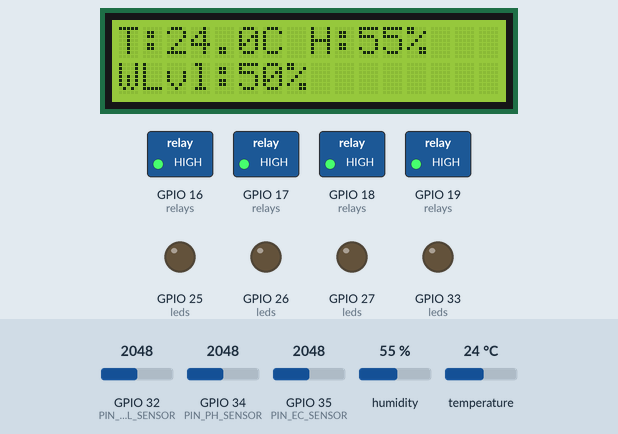
This sketch was run on a simulated ESP32. Shown: 16×2 character LCD, switched loads named in the sketch (green lamp = pin HIGH), output pins drawn as LEDs (lit = HIGH). Dashed ring = blinking. The inputs (shaded band) are chosen by the test bench; at power-on: temperature 24 °C, GPIO 34 (PIN_PH_SENSOR) = 2048, GPIO 35 (PIN_EC_SENSOR) = 2048, GPIO 32 (PIN_WLEVEL_SENSOR) = 2048, humidity 55 % (analog values on the 0–4095 scale). What the sketch prints to the serial monitor is not drawn.

Above: at 3.2 s.
3.3 s: temperature set to 27.8 °C
At 6.0 s:
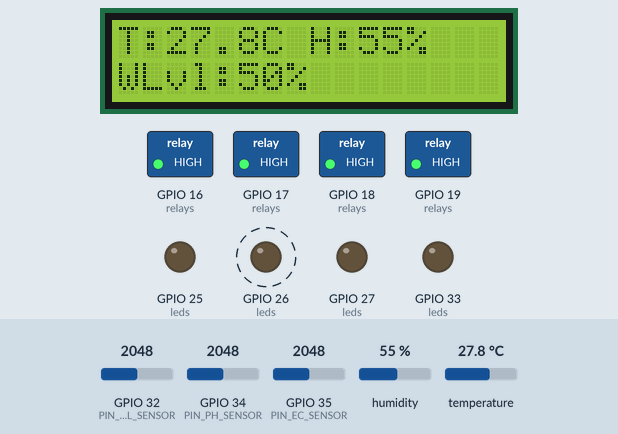
6.9 s: temperature set to 29.3 °C
At 11.3 s:
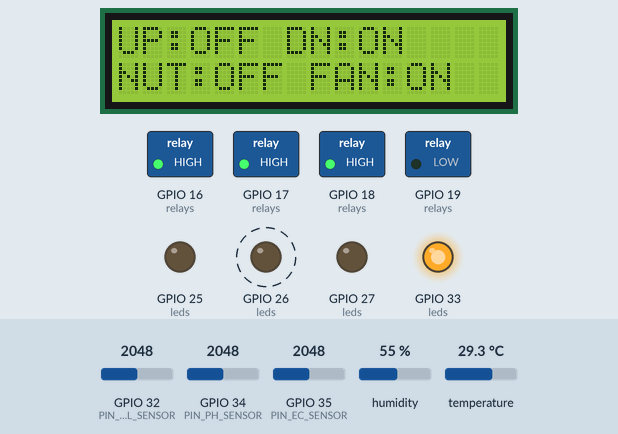
12.3 s: GPIO 34 (PIN_PH_SENSOR) set to 1870
At 14.7 s:
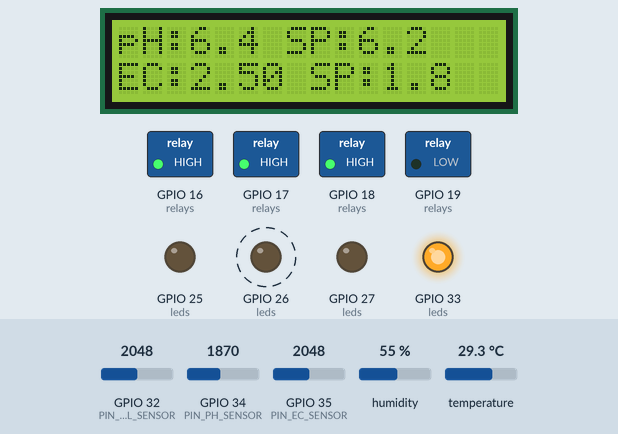
18.9 s: GPIO 34 (PIN_PH_SENSOR) set to 1803
At 21.1 s:
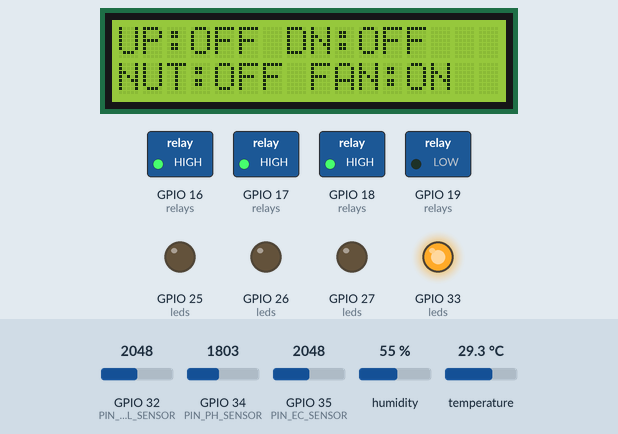
25.5 s: GPIO 35 (PIN_EC_SENSOR) set to 1444
At 28.3 s:
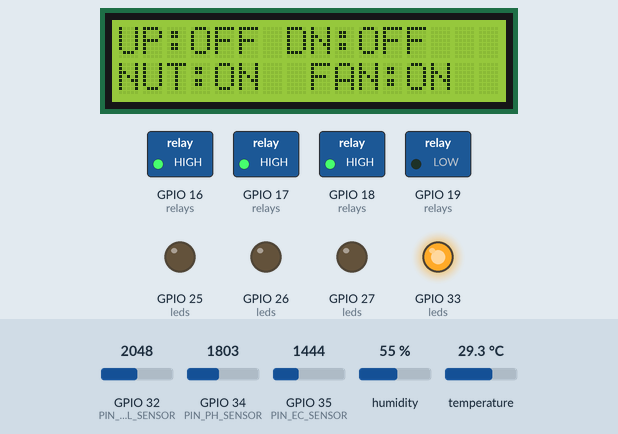
29.2 s: GPIO 35 (PIN_EC_SENSOR) set to 1363
At 34.7 s:
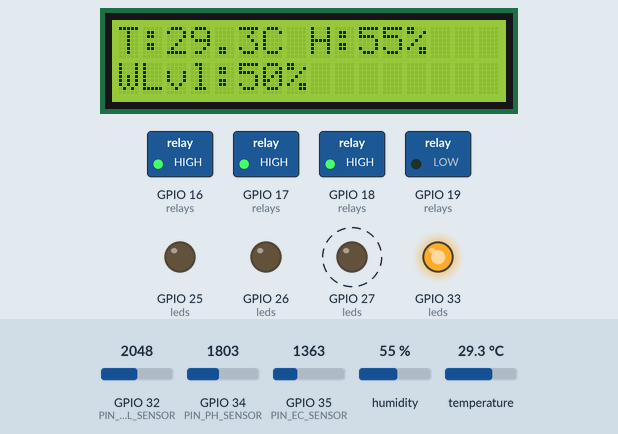
Timing chart, 0 to 36.8 s (numbered marks = the images above; inputs shaded):
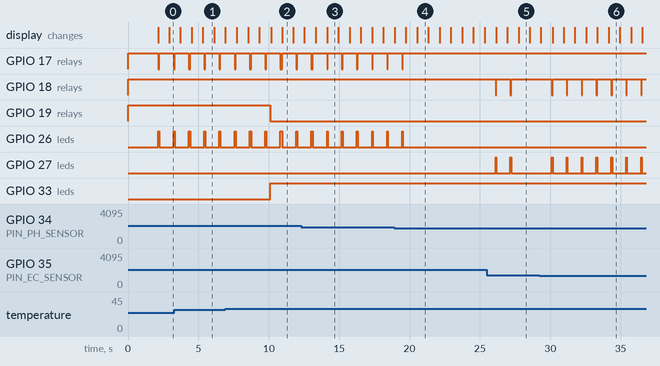

Measured:
- the behaviour switches between 28.5 and 28.6 °C on temperature (found by bisection; images 1 and 2)
- the behaviour switches between 1843 and 1842 on GPIO 34 (PIN_PH_SENSOR) (found by bisection; images 3 and 4)
- the behaviour switches between 1398 and 1397 on GPIO 35 (PIN_EC_SENSOR) (found by bisection; images 5 and 6)
- after the input at 6.9 s, GPIO 19 (relays): HIGH → LOW after 3.2 s; GPIO 33 (leds): LOW → HIGH after 3.2 s
- after the input at 18.9 s, GPIO 17 (relays): goes on until 19.5 s, then stays HIGH; GPIO 26 (leds): goes on until 19.5 s, then stays LOW; the display: first differs from a run without the input after 1.6 s (image 4)
- after the input at 25.5 s, GPIO 18 (relays): alternates HIGH for 1.0 s and LOW for 0.05 s, 4 changes in all, then stays HIGH, starting after 0.62 s; GPIO 27 (leds): alternates HIGH for 0.05 s and LOW for 1.0 s, 4 changes in all, then stays LOW, starting after 0.62 s
- after the input at 29.2 s, GPIO 18 (relays): alternates HIGH for 1.0 s and LOW for 0.05 s, starting after 0.92 s; GPIO 27 (leds): alternates HIGH for 0.05 s and LOW for 1.0 s, starting after 0.92 s; the display: first differs from a run without the input after 0.97 s (image 6 shows a later state)
- by itself, GPIO 17 (relays): alternates HIGH for 1.0 s and LOW for 0.06 s

The sketch:

sketch.ino
```cpp
/*
 ============================================================
  Automated Hydroponic/Aquaponic Guardian
  ESP32 + PID Control Loop
  Wokwi Simulation Project
 ============================================================
  Components:
   - ESP32 DevKit V1
   - Potentiometers (simulate pH, EC, Water Level sensors)
   - DHT22 (ambient temp/humidity)
   - 16x2 LCD via I2C (SDA=GPIO21, SCL=GPIO22)
   - Relay Module x4 (pH Up pump, pH Down pump,
                       Nutrient pump, Exhaust fan)
   - LED indicators for each relay
 ============================================================
*/

#include <Arduino.h>
#include <Wire.h>
#include <LiquidCrystal_I2C.h>
#include <DHT.h>

// ─── Pin Definitions ────────────────────────────────────────
#define PIN_PH_SENSOR 34     // ADC1 - pH potentiometer
#define PIN_EC_SENSOR 35     // ADC1 - EC potentiometer
#define PIN_WLEVEL_SENSOR 32 // ADC1 - Water Level pot
#define PIN_DHT 4            // DHT22 data pin

#define RELAY_PH_UP 16    // Peristaltic pump - pH Up solution
#define RELAY_PH_DOWN 17  // Peristaltic pump - pH Down solution
#define RELAY_NUTRIENT 18 // Peristaltic pump - Nutrient solution
#define RELAY_FAN 19      // Exhaust fan relay

#define LED_PH_UP 25
#define LED_PH_DOWN 26
#define LED_NUTRIENT 27
#define LED_FAN 33

// ─── I2C LCD ────────────────────────────────────────────────
LiquidCrystal_I2C lcd(0x27, 16, 2);

// ─── DHT22 ──────────────────────────────────────────────────
DHT dht(PIN_DHT, DHT22);

// ─── Setpoints (target values) ───────────────────────────────
const float PH_SETPOINT = 6.2;      // Ideal pH for hydroponics
const float EC_SETPOINT = 1.8;      // mS/cm - nutrient conductivity
const float TEMP_MAX = 28.0;        // °C - max greenhouse temp
const float WATER_LEVEL_MIN = 40.0; // % minimum water level

// ─── PID Parameters ─────────────────────────────────────────
// Tune these for your simulation response speed
struct PIDConfig
{
    float Kp, Ki, Kd;
    float integral;
    float prevError;
    float outputMin, outputMax;
};

PIDConfig pidPH = {
    .Kp = 2.0,
    .Ki = 0.05,
    .Kd = 0.8,
    .integral = 0,
    .prevError = 0,
    .outputMin = -255,
    .outputMax = 255};

PIDConfig pidEC = {
    .Kp = 3.0,
    .Ki = 0.1,
    .Kd = 0.5,
    .integral = 0,
    .prevError = 0,
    .outputMin = 0,
    .outputMax = 255};

// ─── Pump pulse state ────────────────────────────────────────
struct PumpState
{
    bool active;
    unsigned long onTime;  // ms to keep on
    unsigned long offTime; // ms to keep off
    unsigned long lastToggle;
    bool isOn;
};

PumpState pHUpPump = {false, 0, 1000, 0, false};
PumpState pHDownPump = {false, 0, 1000, 0, false};
PumpState nutrientPump = {false, 0, 1000, 0, false};

// ─── Timing ─────────────────────────────────────────────────
unsigned long lastSensorRead = 0;
unsigned long lastLCDUpdate = 0;
unsigned long lastPIDRun = 0;
const unsigned long SENSOR_INTERVAL = 500;
const unsigned long LCD_INTERVAL = 800;
const unsigned long PID_INTERVAL = 2000;

// ─── Sensor Readings ─────────────────────────────────────────
float currentPH = 6.2;
float currentEC = 1.8;
float currentWLevel = 80.0;
float currentTemp = 24.0;
float currentHumid = 60.0;
int lcdPage = 0;

// ─── Relay control (active LOW) ──────────────────────────────
void setRelay(int pin, int ledPin, bool state)
{
    digitalWrite(pin, state ? LOW : HIGH);
    digitalWrite(ledPin, state ? HIGH : LOW);
}

// ─── PID Compute ─────────────────────────────────────────────
float computePID(PIDConfig &cfg, float setpoint, float measured, float dt)
{
    float error = setpoint - measured;

    cfg.integral += error * dt;
    // Anti-windup clamp
    cfg.integral = constrain(cfg.integral, cfg.outputMin / cfg.Ki, cfg.outputMax / cfg.Ki);

    float derivative = (error - cfg.prevError) / dt;
    cfg.prevError = error;

    float output = cfg.Kp * error + cfg.Ki * cfg.integral + cfg.Kd * derivative;

    return constrain(output, cfg.outputMin, cfg.outputMax);
}

// ─── Pulse pump based on PID output magnitude ─────────────────
// Maps |output| → on-time pulse (5ms–500ms per cycle)
// AFTER
void schedulePump(PumpState &pump, float magnitude)
{
    if (magnitude < 0.3)
    {
        pump.active = false;
        pump.isOn = false;
        return;
    }
    pump.active = true;
    // Map 0.3–20.0 range to 50ms–500ms pulse
    // constrain first so small errors still get minimum 50ms
    float clamped = constrain(magnitude, 0.3, 20.0);
    pump.onTime = (unsigned long)map((long)(clamped * 10), 3, 200, 50, 500);
    pump.offTime = 1000;
}

// ─── Non-blocking pump pulse handler ─────────────────────────
void handlePump(PumpState &pump, int relayPin, int ledPin)
{
    if (!pump.active)
    {
        setRelay(relayPin, ledPin, false);
        return;
    }
    unsigned long now = millis();
    if (pump.isOn && (now - pump.lastToggle >= pump.onTime))
    {
        pump.isOn = false;
        pump.lastToggle = now;
        setRelay(relayPin, ledPin, false);
    }
    else if (!pump.isOn && (now - pump.lastToggle >= pump.offTime))
    {
        pump.isOn = true;
        pump.lastToggle = now;
        setRelay(relayPin, ledPin, true);
    }
}

// ─── Read and scale analog sensors ────────────────────────────
void readSensors()
{
    // pH: 0–14 range, potentiometer maps 0–4095 → 0.0–14.0
    int rawPH = analogRead(PIN_PH_SENSOR);
    currentPH = (rawPH / 4095.0) * 14.0;

    // EC: 0–5 mS/cm
    int rawEC = analogRead(PIN_EC_SENSOR);
    currentEC = (rawEC / 4095.0) * 5.0;

    // Water Level: 0–100%
    int rawWL = analogRead(PIN_WLEVEL_SENSOR);
    currentWLevel = (rawWL / 4095.0) * 100.0;

    // DHT22
    float t = dht.readTemperature();
    float h = dht.readHumidity();
    if (!isnan(t))
        currentTemp = t;
    if (!isnan(h))
        currentHumid = h;
}

// ─── LCD Display (two-page rotation) ──────────────────────────
void updateLCD()
{
    lcd.clear();
    if (lcdPage == 0)
    {
        // Page 1: pH and EC
        lcd.setCursor(0, 0);
        lcd.print("pH:");
        lcd.print(currentPH, 1);
        lcd.print(" SP:");
        lcd.print(PH_SETPOINT, 1);

        lcd.setCursor(0, 1);
        lcd.print("EC:");
        lcd.print(currentEC, 2);
        lcd.print(" SP:");
        lcd.print(EC_SETPOINT, 1);
    }
    else if (lcdPage == 1)
    {
        // Page 2: Temp, Humidity, Water Level
        lcd.setCursor(0, 0);
        lcd.print("T:");
        lcd.print(currentTemp, 1);
        lcd.print("C H:");
        lcd.print(currentHumid, 0);
        lcd.print("%");

        lcd.setCursor(0, 1);
        lcd.print("WLvl:");
        lcd.print(currentWLevel, 0);
        lcd.print("%");
        if (currentWLevel < WATER_LEVEL_MIN)
        {
            lcd.print(" LOW!");
        }
    }
    else
    {
        // Page 3: Pump/system status
        lcd.setCursor(0, 0);
        lcd.print("UP:");
        lcd.print(pHUpPump.active ? "ON " : "OFF");
        lcd.print(" DN:");
        lcd.print(pHDownPump.active ? "ON" : "OFF");

        lcd.setCursor(0, 1);
        lcd.print("NUT:");
        lcd.print(nutrientPump.active ? "ON " : "OFF");
        lcd.print(" FAN:");
        lcd.print(currentTemp > TEMP_MAX ? "ON" : "OF");
    }
    lcdPage = (lcdPage + 1) % 3;
}

// ─── Run PID controllers ──────────────────────────────────────
void runPIDControl(float dt)
{

    // ── pH Control ─────────────────────────────────────────
    float phError = PH_SETPOINT - currentPH;

    // Hard reset integral when error crosses zero (sign change)
    // This prevents old accumulated integral from overriding new direction
    if ((phError > 0 && pidPH.prevError < 0) ||
        (phError < 0 && pidPH.prevError > 0))
    {
        pidPH.integral = 0;
    }

    // Reset integral inside dead-band
    if (abs(phError) < 0.1)
    {
        pidPH.integral = 0;
    }

    float phOutput = computePID(pidPH, PH_SETPOINT, currentPH, dt);

    if (phOutput > 0.3)
    {
        // pH too LOW → dose pH Up
        schedulePump(pHUpPump, phOutput);
        schedulePump(pHDownPump, 0);
        pHDownPump.active = false;
    }
    else if (phOutput < -0.3)
    {
        // pH too HIGH → dose pH Down
        schedulePump(pHDownPump, abs(phOutput));
        schedulePump(pHUpPump, 0);
        pHUpPump.active = false;
    }
    else
    {
        // Inside dead-band → stop both, clear integral
        pidPH.integral = 0;
        schedulePump(pHUpPump, 0);
        schedulePump(pHDownPump, 0);
        pHUpPump.active = false;
        pHDownPump.active = false;
    }

    // ── EC / Nutrient Control ───────────────────────────────
    float ecError = EC_SETPOINT - currentEC;

    if (abs(ecError) < 0.1)
    {
        pidEC.integral = 0;
    }

    float ecOutput = computePID(pidEC, EC_SETPOINT, currentEC, dt);

    if (ecOutput > 0.3)
    {
        schedulePump(nutrientPump, ecOutput);
    }
    else
    {
        pidEC.integral = 0;
        schedulePump(nutrientPump, 0);
        nutrientPump.active = false;
    }

    // ── Fan Control ─────────────────────────────────────────
    static bool fanOn = false;
    if (currentTemp > TEMP_MAX + 0.5)
        fanOn = true;
    else if (currentTemp < TEMP_MAX - 0.5)
        fanOn = false;
    setRelay(RELAY_FAN, LED_FAN, fanOn);

    // ── Water level alert ───────────────────────────────────
    // (handled on LCD already)
}

// ─── Serial debug output ──────────────────────────────────────
void printDebug()
{
    Serial.printf(
        "[SENSOR] pH=%.2f | EC=%.2f | WL=%.1f%% | T=%.1fC | H=%.1f%%\n",
        currentPH, currentEC, currentWLevel, currentTemp, currentHumid);
    Serial.printf(
        "[PID]    pH_err=%.2f | EC_err=%.2f\n",
        PH_SETPOINT - currentPH, EC_SETPOINT - currentEC);
    Serial.printf(
        "[PUMPS]  pH_UP=%s | pH_DN=%s | NUT=%s | FAN=%s\n",
        pHUpPump.active ? "ON" : "off",
        pHDownPump.active ? "ON" : "off",
        nutrientPump.active ? "ON" : "off",
        (currentTemp > TEMP_MAX) ? "ON" : "off");
    Serial.println("─────────────────────────────────────");
}

// ═══════════════════════════════════════════════════════════════
void setup()
{
    Serial.begin(115200);
    Serial.println("\n=== Hydroponic Guardian Boot ===");

    // Relays & LEDs
    int relays[] = {RELAY_PH_UP, RELAY_PH_DOWN, RELAY_NUTRIENT, RELAY_FAN};
    int leds[] = {LED_PH_UP, LED_PH_DOWN, LED_NUTRIENT, LED_FAN};
    for (int i = 0; i < 4; i++)
    {
        pinMode(relays[i], OUTPUT);
        pinMode(leds[i], OUTPUT);
        digitalWrite(relays[i], HIGH); // Relays off (active LOW)
        digitalWrite(leds[i], LOW);
    }

    // ADC pins (already input by default on ESP32)
    analogReadResolution(12); // 0–4095

    // DHT22
    dht.begin();

    // LCD
    Wire.begin(21, 22);
    lcd.init();
    lcd.backlight();
    lcd.setCursor(0, 0);
    lcd.print("  Hydroponic    ");
    lcd.setCursor(0, 1);
    lcd.print("   Guardian!    ");
    delay(2000);
    lcd.clear();

    Serial.println("System ready. Adjust pots to simulate sensors.");
}

// ═══════════════════════════════════════════════════════════════
void loop()
{
    unsigned long now = millis();

    // Read sensors every 500ms
    if (now - lastSensorRead >= SENSOR_INTERVAL)
    {
        readSensors();
        lastSensorRead = now;
    }

    // Run PID every 2 seconds
    if (now - lastPIDRun >= PID_INTERVAL)
    {
        float dt = PID_INTERVAL / 1000.0;
        runPIDControl(dt);
        printDebug();
        lastPIDRun = now;
    }

    // Update LCD every 800ms
    if (now - lastLCDUpdate >= LCD_INTERVAL)
    {
        updateLCD();
        lastLCDUpdate = now;
    }

    // Handle pump pulsing (non-blocking)
    handlePump(pHUpPump, RELAY_PH_UP, LED_PH_UP);
    handlePump(pHDownPump, RELAY_PH_DOWN, LED_PH_DOWN);
    handlePump(nutrientPump, RELAY_NUTRIENT, LED_NUTRIENT);
}
```
